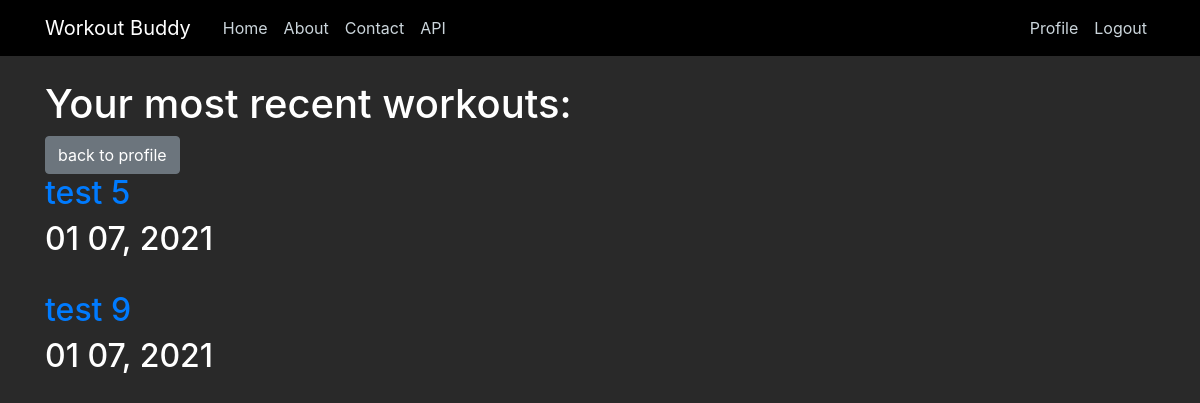
The page /workouts/ (signed in) on the database as committed earlier.
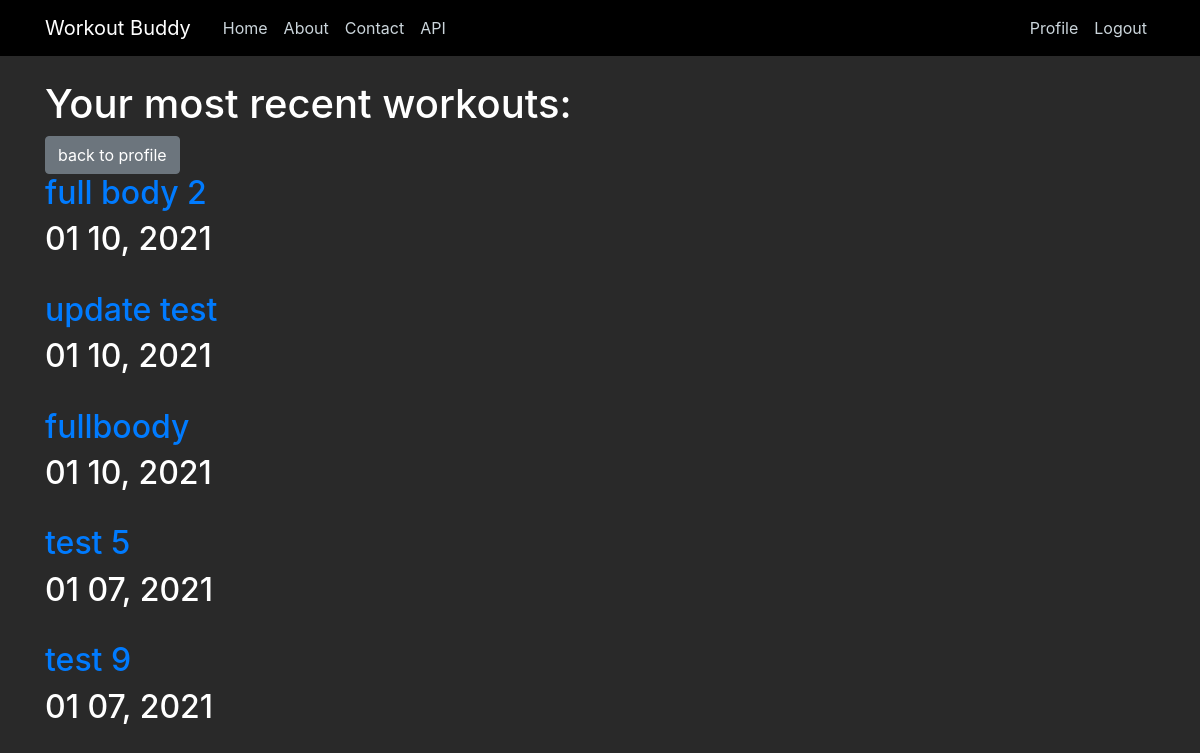
The same page on the database as committed later.
### workouts/models.py (models this page shows, shortened)
class Workouts(models.Model):
    username = models.ForeignKey(User, on_delete=models.CASCADE) #delete workouts if user is deleted.
    date = models.DateField()
    WName = models.CharField(max_length=50)

### workouts/views.py (the view)
# urls.py: path('workouts/', WorkoutsListView.as_view(), name='workouts'),
class WorkoutsListView(ListView):
    template_name = 'workouts/workouts.html'
    context_object_name = 'workouts'
    def get_queryset(self):
        queryset = Workouts.objects.filter(username=self.request.user)
        return queryset.order_by('-date') #order by newest date to oldest.

### workouts/templates/workouts/workouts.html
{% extends "main/base.html" %}
{% block content %}
    {% if user.is_authenticated %}
    <h1>Your most recent workouts: </h1>
    <a class="btn btn-secondary" href="{% url 'profile' %}">back to profile</a>
    <br />
        {% for workout in workouts %}
            <h2><a href="{% url 'workouts-detail' workout.id %}">{{ workout.WName }}</a></h2>
            <h2>{{ workout.date|date:"m d, Y" }}</h2>
            <br />
        {% endfor %}
    {% else %}
        <h2>Login to view or edit your workouts</h2>
        <a href="{% url 'login' %}">Login</a>
        <br />
        <h2>Or register if you don't have an account to log into</h2>
        <a href="{% url 'register' %}">Register now!</a>
    {% endif %}
{% endblock content %}

Rows that differ between the two databases and show on the page:
added Workouts: WName "full body 2", date "01 10, 2021"
added Workouts: WName "update test", date "01 10, 2021"
added Workouts: WName "fullboody", date "01 10, 2021"
